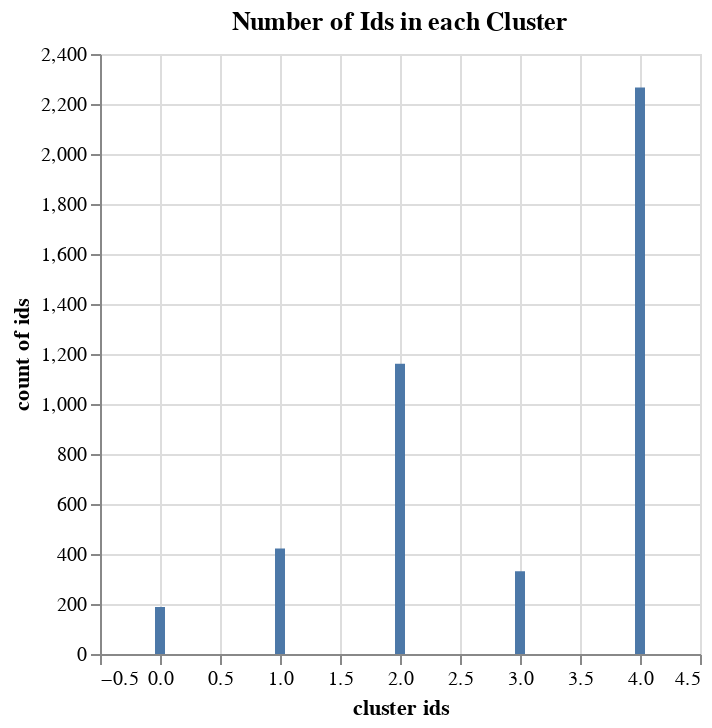

The code cell stored with this chart in its notebook:
### Code cell
%chart x = td_clusterid_kmeans, y = td_size_kmeans, typex = q, typey = q,
labelx = "cluster ids", labely = "count of ids", type = bar,
title = "Number of Ids in each Cluster", height = 400, width = 400

### Figure 1 — Vega-Lite specification as saved in the notebook (floating-point values rounded to 4 significant figures)
{"$schema": "https://vega.github.io/schema/vega-lite/v3.json", "data": {"format": {"type": "csv"}, "values": "\"td_clusterid_kmeans\",\"td_size_kmeans\"\n\"2\",\"1161\"\n\"4\",\"2266\"\n\"3\",\"331\"\n\"1\",\"422\"\n\"0\",\"188\"\n"}, "encoding": {"x": {"axis": {"grid": true, "title": "cluster ids"}, "field": "td_clusterid_kmeans", "type": "quantitative"}, "y": {"axis": {"grid": true, "title": "count of ids"}, "field": "td_size_kmeans", "type": "quantitative"}}, "height": "400", "mark": {"color": "#4C78A8", "type": "bar"}, "title": "Number of Ids in each Cluster", "width": "400"}
